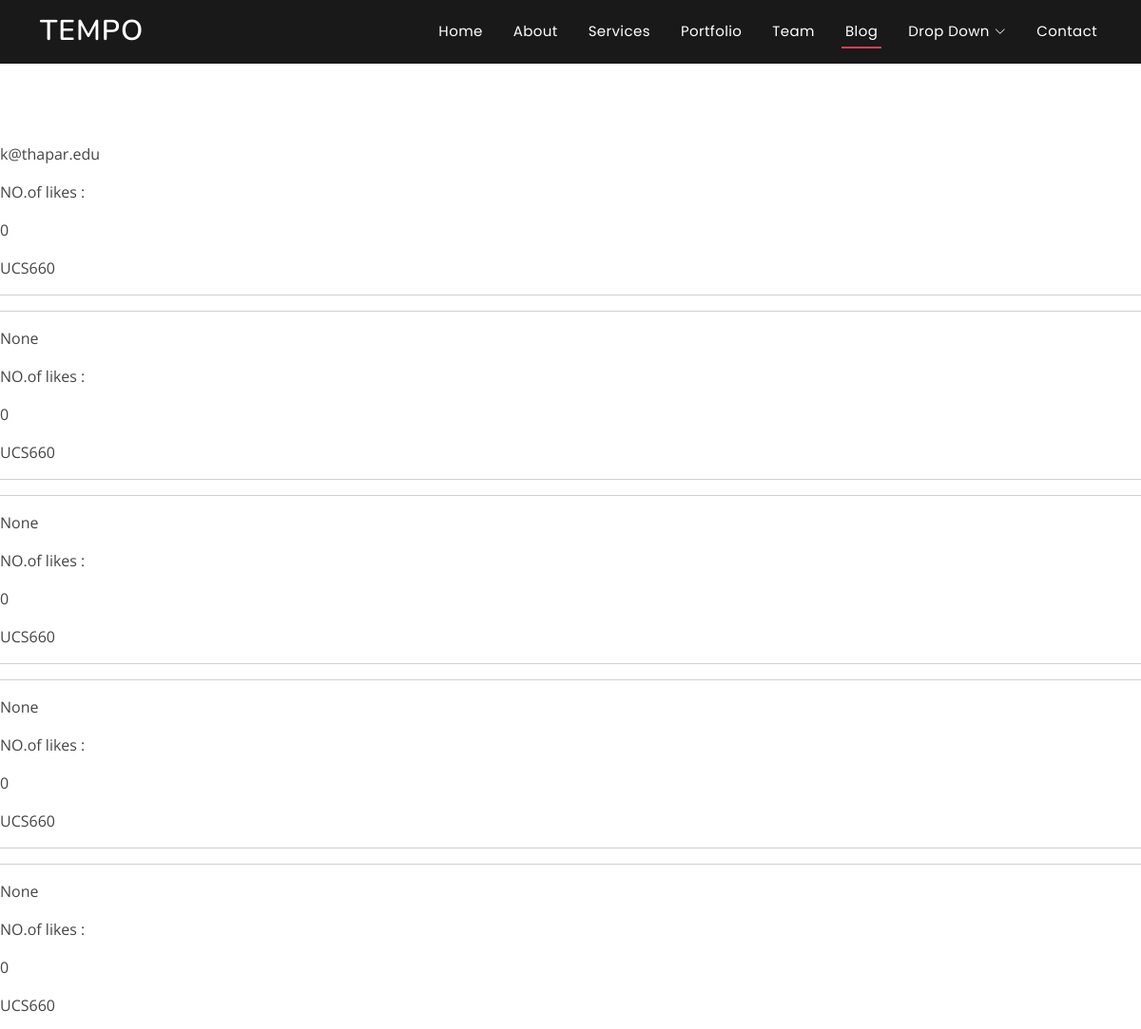
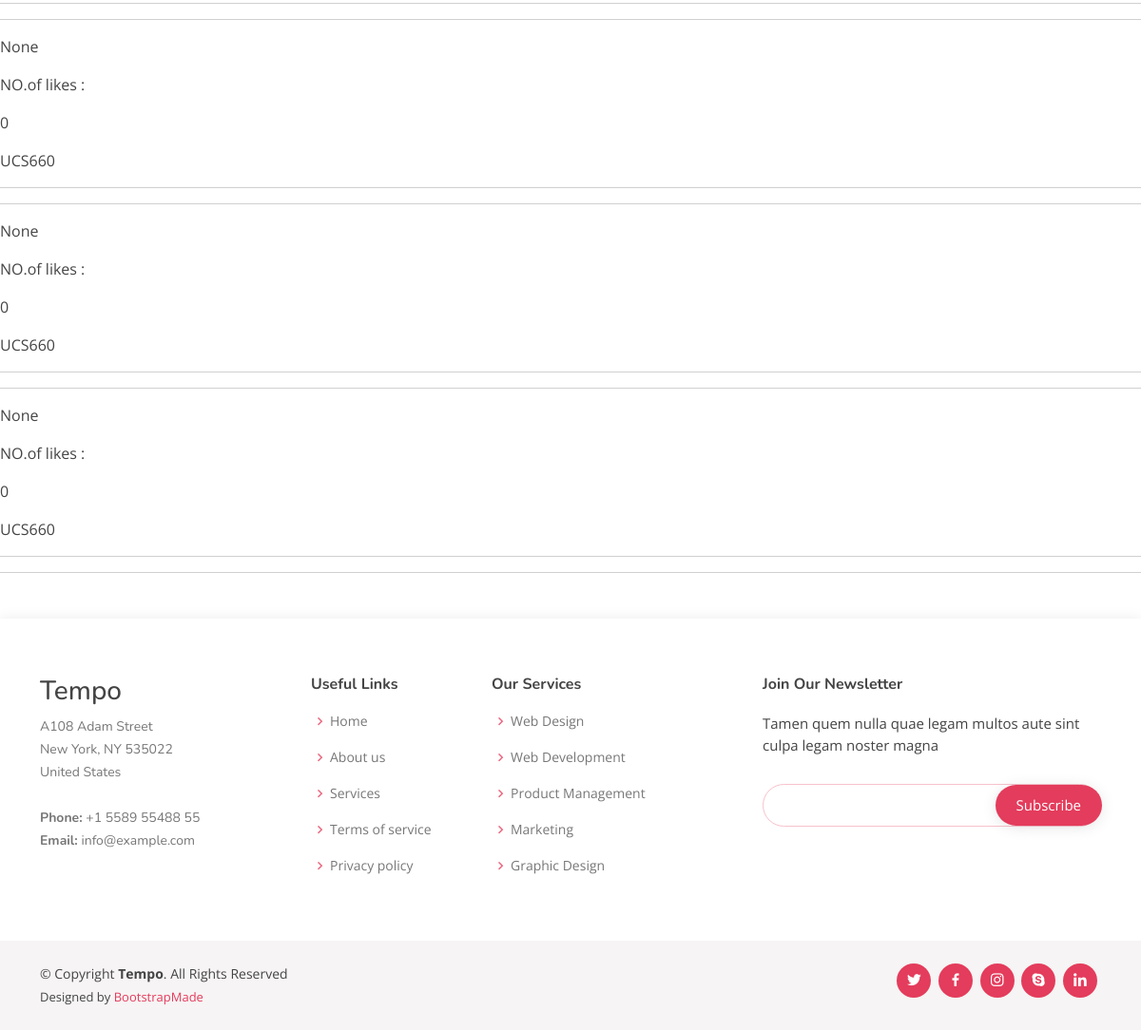
The app's page /resources/, older data (2 pictures, top to bottom).
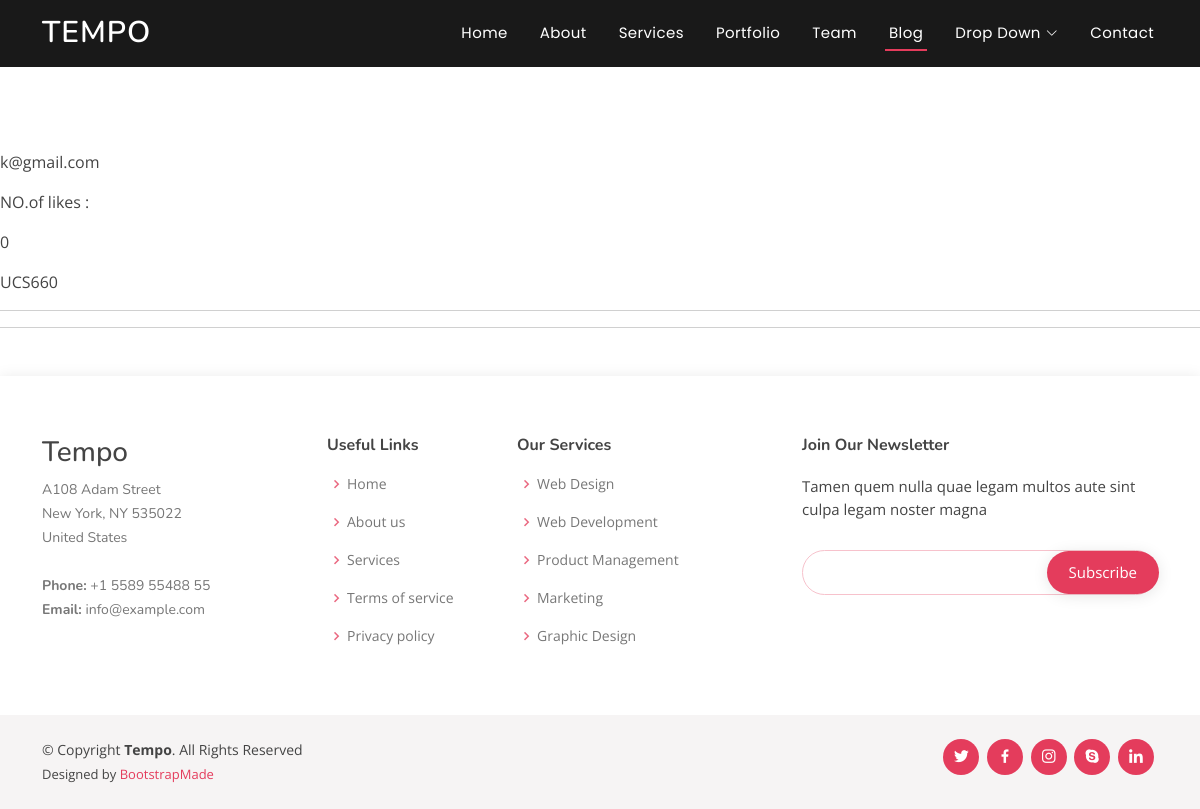
The same page, newer data.
### resources/models.py (models this page shows, shortened)
class Resource(models.Model):
    pdf_file                    = models.FileField(default='', upload_to='resources/',
                                validators=[FileExtensionValidator(allowed_extensions=['pdf'])])
    preview                     = models.FileField(default='', upload_to='preview/', validators=[FileExtensionValidator(allowed_extensions=['pdf'])])
    owner                       = models.ForeignKey(User, null = True, limit_choices_to={'is_student': True}, on_delete=models.CASCADE)
    cost                        = models.IntegerField(default=0)
    buyer                       = models.ManyToManyField(User, limit_choices_to={'is_student': True}, related_name='bought_resources')
    liked_by                    = models.ManyToManyField(User, limit_choices_to={'is_student': True}, related_name='liked_resources')
    title                       = models.CharField(default=0, max_length=100)
    description                 = models.TextField(default='')
    subject                     = models.ForeignKey(Subject, on_delete=models.CASCADE)

class Subject(models.Model):
    subject_code 				= models.CharField(unique=True, max_length=10)
    subject_name                = models.CharField(default='', max_length=100)
    yr_branch                   = models.ManyToManyField(YrBranch)
    visibilty                   = models.BooleanField(default=True)
    def __str__(self):
        return self.subject_code

### user/models.py (models this page shows)
class User(AbstractUser):
	username			= None
	email 				= models.EmailField(verbose_name='Email Address', unique=True)
	name 				= models.CharField(max_length=50)
	contact_no 			= PhoneNumberField(blank=False, null=False, help_text='Add country code before the contact no.')
	coins				= models.IntegerField(default=50)
	is_student			= models.BooleanField(default=False)
	is_company 			= models.BooleanField(default=False)
	USERNAME_FIELD 		= 'email'
	user_permissions 	= None
	groups 				= None
	REQUIRED_FIELDS 	= []
	objects = CustomUserManager()
	def __str__(self):
		return self.email

### resources/views.py (the view)
# urls.py: path('resources/', all_resources, name='all-resources'),
def all_resources(request):
    resources = Resource.objects.order_by('-id')
    context = {
        'resources' : resources,
    }
    return render(request, 'resources/all_resources.html', context)

### resources/templates/resources/all_resources.html (shortened to what this page needs)
{% extends "home/base.html" %}
{% load static %}
{% block body %}
<div class = " mb-5" style="margin-top: 150px;">
{% for resource in resources %}
            <p>{{resource.owner}}</p>
            <p>NO.of likes : </p>
            <p>{{resource.title}}</p>
            <p>{{resource.subject}}</p>
            <hr> <hr>
        {% endfor %}
    </div>
{% endblock body %}

### home/templates/home/base.html (shortened to what this page needs)
{% load static %}
<!DOCTYPE html>
<html lang="en">
<head>
  <link href="{%static 'home/assets/vendor/bootstrap/css/bootstrap.min.css'%}" rel="stylesheet">
  <link href="{%static 'home/assets/vendor/bootstrap-icons/bootstrap-icons.css'%}" rel="stylesheet">
  <link href="{%static 'home/assets/vendor/boxicons/css/boxicons.min.css'%}" rel="stylesheet">
  <link href="{%static 'home/assets/vendor/glightbox/css/glightbox.min.css'%}" rel="stylesheet">
  <link href="{%static 'home/assets/vendor/remixicon/remixicon.css'%}" rel="stylesheet">
  <link href="{%static 'home/assets/vendor/swiper/swiper-bundle.min.css'%}" rel="stylesheet">
  <link href="{%static 'home/assets/css/style.css'%}" rel="stylesheet">
</head>
<body>
  <header id="header" class="fixed-top header-inner-pages">
    <div class="container d-flex align-items-center justify-content-between">
      <h1 class="logo"><a href="index.html">Tempo</a></h1>
      <nav id="navbar" class="navbar">
        <ul>
          <li><a class="nav-link scrollto " href="#hero">Home</a></li>
          <li><a class="nav-link scrollto" href="#about">About</a></li>
          <li><a class="nav-link scrollto" href="#services">Services</a></li>
          <li><a class="nav-link scrollto " href="#portfolio">Portfolio</a></li>
          <li><a class="nav-link scrollto" href="#team">Team</a></li>
          <li><a class="active" href="blog.html">Blog</a></li>
          <li class="dropdown"><a href="#"><span>Drop Down</span> <i class="bi bi-chevron-down"></i></a>
          </li>
          <li><a class="nav-link scrollto" href="#contact">Contact</a></li>
        </ul>
      </nav>
    </div>
  </header>
{% block body %}{% endblock body %}
  <footer id="footer">
    <div class="footer-top">
      <div class="container">
        <div class="row">
          <div class="col-lg-3 col-md-6 footer-contact">
            <h3>Tempo</h3>
            <p>
              A108 Adam Street <br>
              New York, NY 535022<br>
              United States <br><br>
              <strong>Phone:</strong> +1 5589 55488 55<br>
              <strong>Email:</strong> info@example.com<br>
            </p>
          </div>
          <div class="col-lg-2 col-md-6 footer-links">
            <h4>Useful Links</h4>
            <ul>
              <li><i class="bx bx-chevron-right"></i> <a href="#">Home</a></li>
              <li><i class="bx bx-chevron-right"></i> <a href="#">About us</a></li>
              <li><i class="bx bx-chevron-right"></i> <a href="#">Services</a></li>
              <li><i class="bx bx-chevron-right"></i> <a href="#">Terms of service</a></li>
              <li><i class="bx bx-chevron-right"></i> <a href="#">Privacy policy</a></li>
            </ul>
          </div>
          <div class="col-lg-3 col-md-6 footer-links">
            <h4>Our Services</h4>
            <ul>
              <li><i class="bx bx-chevron-right"></i> <a href="#">Web Design</a></li>
              <li><i class="bx bx-chevron-right"></i> <a href="#">Web Development</a></li>
              <li><i class="bx bx-chevron-right"></i> <a href="#">Product Management</a></li>
              <li><i class="bx bx-chevron-right"></i> <a href="#">Marketing</a></li>
              <li><i class="bx bx-chevron-right"></i> <a href="#">Graphic Design</a></li>
            </ul>
          </div>
          <div class="col-lg-4 col-md-6 footer-newsletter">
            <h4>Join Our Newsletter</h4>
            <p>Tamen quem nulla quae legam multos aute sint culpa legam noster magna</p>
            <form action="" method="post">
              <input type="email" name="email"><input type="submit" value="Subscribe">
            </form>
          </div>
        </div>
      </div>
    </div>
    <div class="container d-md-flex py-4">
      <div class="me-md-auto text-center text-md-start">
        <div class="copyright">
          &copy; Copyright <strong><span>Tempo</span></strong>. All Rights Reserved
        </div>
        <div class="credits">
          Designed by <a href="https://bootstrapmade.com/">BootstrapMade</a>
        </div>
      </div>
      <div class="social-links text-center text-md-right pt-3 pt-md-0">
        <a href="#" class="twitter"><i class="bx bxl-twitter"></i></a>
        <a href="#" class="facebook"><i class="bx bxl-facebook"></i></a>
        <a href="#" class="instagram"><i class="bx bxl-instagram"></i></a>
        <a href="#" class="google-plus"><i class="bx bxl-skype"></i></a>
        <a href="#" class="linkedin"><i class="bx bxl-linkedin"></i></a>
      </div>
    </div>
  </footer>
</body>
</html>

### home/static/home/assets/css/style.css (style rules this page uses)
body { font-family: "Open Sans", sans-serif; color: #444444; }
a { color: #e43c5c; text-decoration: none; }
h1, h2, h3, h4, h5, h6 { font-family: "Nunito", sans-serif; }
#header { transition: all 0.5s; z-index: 997; padding: 20px 0; }
#header .logo { font-size: 30px; margin: 0; padding: 0; line-height: 1; font-weight: 600; letter-spacing: 1px; text-transform: uppercase; }
#header .logo a { color: #fff; }
#header.header-scrolled, #header.header-inner-pages { background: rgba(0, 0, 0, 0.9); padding: 12px 0; }
.navbar { padding: 0; }
.navbar ul { margin: 0; padding: 0; display: flex; list-style: none; align-items: center; }
.navbar li { position: relative; }
.navbar > ul > li { white-space: nowrap; padding: 10px 0 10px 24px; }
.navbar a { display: flex; align-items: center; justify-content: space-between; font-family: "Poppins", sans-serif; color: #fff; font-size: 15px; padding: 0 4px; white-space: nowrap; transition: 0.3s; letter-spacing: 0.4px; position: relative; }
.navbar a i { font-size: 12px; line-height: 0; margin-left: 5px; }
.navbar > ul > li > a:before { content: ""; position: absolute; width: 100%; height: 2px; bottom: -6px; left: 0; background-color: #e43c5c; visibility: hidden; transform: scaleX(0); transition: all 0.3s ease-in-out 0s; }
.navbar a:hover:before, .navbar li:hover > a:before, .navbar .active:before { visibility: visible; transform: scaleX(1); }
.navbar a:hover, .navbar .active, .navbar li:hover > a { color: #fff; }
#footer { color: #444444; font-size: 14px; background: #f6f4f4; box-shadow: 0px 2px 15px rgba(0, 0, 0, 0.1); }
#footer .footer-top { padding: 60px 0 30px 0; background: #fff; }
#footer .footer-top .footer-contact { margin-bottom: 30px; }
#footer .footer-top .footer-contact p { font-size: 14px; line-height: 24px; margin-bottom: 0; font-family: "Nunito", sans-serif; color: #777777; }
#footer .footer-top h4 { font-size: 16px; font-weight: bold; color: #444444; position: relative; padding-bottom: 12px; }
#footer .footer-top .footer-links { margin-bottom: 30px; }
#footer .footer-top .footer-links ul { list-style: none; padding: 0; margin: 0; }
#footer .footer-top .footer-links ul i { padding-right: 2px; color: #ea6981; font-size: 18px; line-height: 1; }
#footer .footer-top .footer-links ul li { padding: 10px 0; display: flex; align-items: center; }
#footer .footer-top .footer-links ul li:first-child { padding-top: 0; }
#footer .footer-top .footer-links ul a { color: #777777; transition: 0.3s; display: inline-block; line-height: 1; }
#footer .footer-newsletter { font-size: 15px; }
#footer .footer-newsletter h4 { font-size: 16px; font-weight: bold; color: #444444; position: relative; padding-bottom: 12px; }
#footer .footer-newsletter form { margin-top: 30px; background: #fff; padding: 6px 10px; position: relative; border-radius: 50px; text-align: left; border: 1px solid #f7c2cc; }
#footer .footer-newsletter form input[type="email"] { border: 0; padding: 4px 8px; width: calc(100% - 100px); }
#footer .footer-newsletter form input[type="submit"] { position: absolute; top: 0; right: -2px; bottom: 0; border: 0; background: none; font-size: 15px; padding: 0 22px; background: #e43c5c; color: #fff; transition: 0.3s; border-radius: 50px; box-shadow: 0px 2px 15px rgba(0, 0, 0, 0.1); }
#footer .credits { padding-top: 5px; font-size: 13px; color: #444444; }
#footer .social-links a { font-size: 18px; display: inline-block; background: #e43c5c; color: #fff; line-height: 1; padding: 8px 0; margin-right: 4px; border-radius: 50%; text-align: center; width: 36px; height: 36px; transition: 0.3s; }

Row changes from the older to the newer data that the page shows:
removed Resource: owner "k@thapar.edu", title "0", subject "UCS660"
removed Resource: owner "None", title "0", subject "UCS660"
removed Resource: owner "None", title "0", subject "UCS660"
removed Resource: owner "None", title "0", subject "UCS660"
removed Resource: owner "None", title "0", subject "UCS660"
removed Resource: owner "None", title "0", subject "UCS660"
removed Resource: owner "None", title "0", subject "UCS660"
changed Resource "UCS660": owner "None" → "k@gmail.com"
